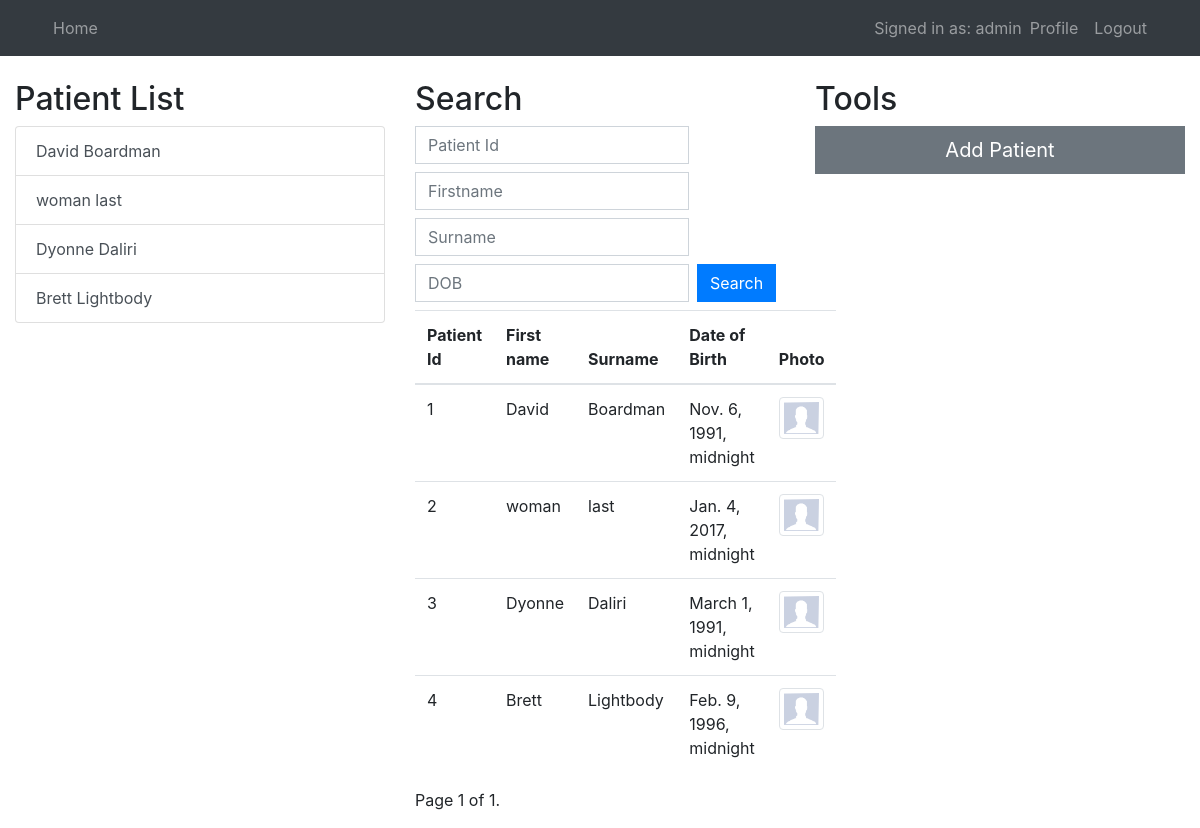
Page /home/ (signed in) on the earlier database version.
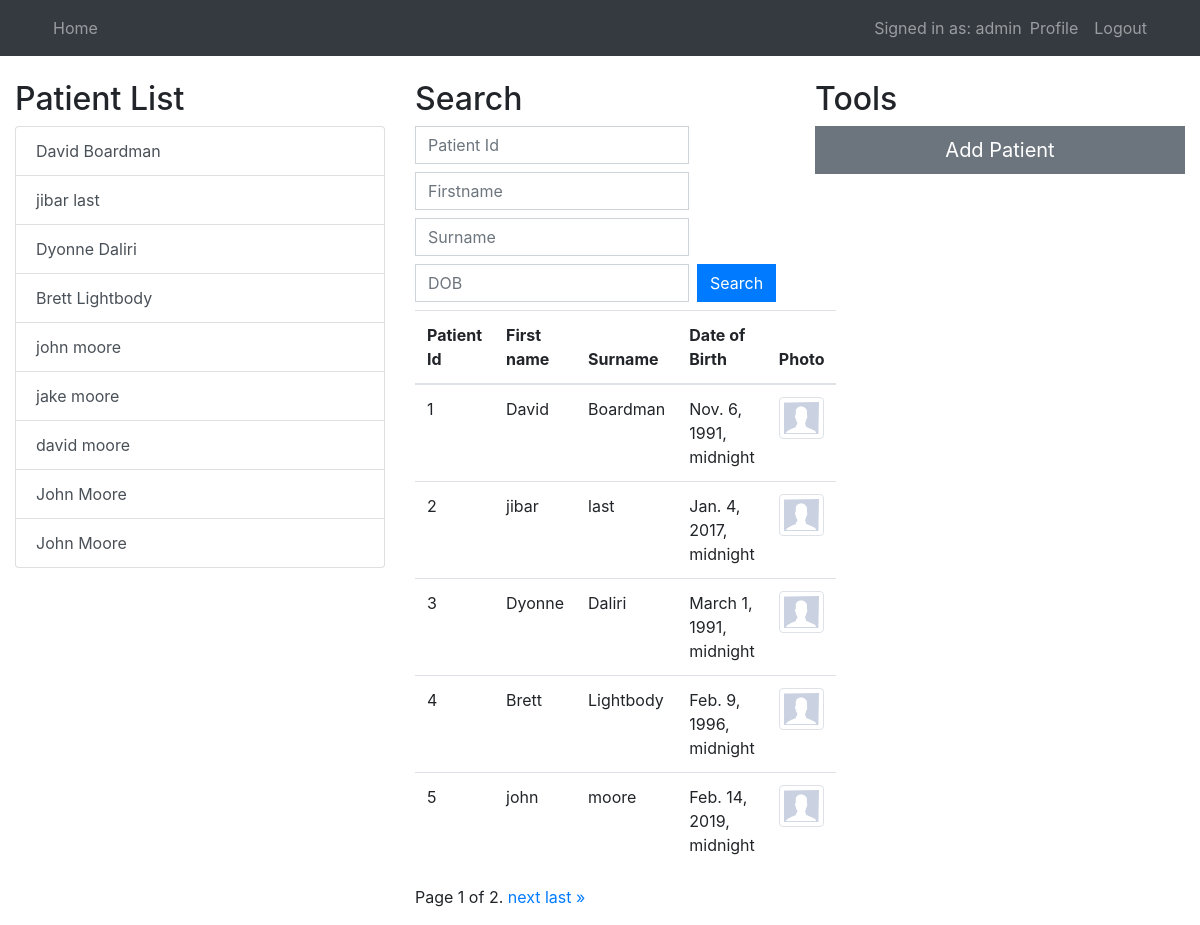
Same page on the later database version.
### users/models.py (models this page shows, shortened)
class PersonalDetails(models.Model):
    patienttitle = models.CharField(max_length=4, choices=TITLE_CHOICES, verbose_name='Title')
    patientuniqueid = models.CharField(unique=True, max_length=10, verbose_name='Patient ID')
    patientfirstname = models.CharField(max_length=256, verbose_name='First Name')
    patientlastname = models.CharField(max_length=256, verbose_name='Last Name')
    patientpreferredname = models.CharField(max_length=256, blank=True, verbose_name='Preferred name')
    dateofbirth = models.DateTimeField(verbose_name='DOB')
    gender = models.CharField(max_length=256, choices=GENDER_CHOICES, verbose_name='Gender')
    weight = models.CharField(max_length=256, blank=True, verbose_name='Weight')
    height = models.CharField(max_length=256, blank=True, verbose_name='Height')
    address = models.CharField(max_length=256, verbose_name='Address')
    bmi = models.CharField(max_length=256, blank=True, verbose_name='BMI')
    phonenumber = models.CharField(max_length=256, blank=True, verbose_name='Phone Number')
    email = models.CharField(max_length=256, blank=True, verbose_name='Email')
    dnr = models.NullBooleanField(null=True, blank=True, verbose_name='DNR')
    wardlocation = models.CharField(max_length=256, blank=True, verbose_name='Ward Location')
    photo = models.ImageField(default='default.png', upload_to='profile_pics', blank=True, verbose_name='Photo')

### mysite/views.py (the view)
# urls.py: path('', views.home, name ='mysite-home'),
@login_required()
def home(request):
    personal_patient_list = PersonalDetails.objects.all()
    patient_list = PersonalDetails.objects.all()
    query_id = request.GET.get('patient_id')
    query_firstname = request.GET.get('patient_firstname')
    query_surname = request.GET.get('patient_surname')
    query_dob = request.GET.get('patient_dob')
    if query_id:
        patient_list = patient_list.filter(id=query_id)
    if query_firstname:
        patient_list = patient_list.filter(patientfirstname__icontains=query_firstname)
    if query_surname:
        patient_list = patient_list.filter(patientlastname__icontains=query_surname)
    if query_dob:
        patient_list = patient_list.filter(dateofbirth__in=query_dob)
    paginator = Paginator(patient_list, 5)  # Show 25 contacts per page
    page = request.GET.get('page')
    patients = paginator.get_page(page)
    context = {
        'patients': patients,
        'personal_patient_list': personal_patient_list,
        'title': 'Home'
    }
    return render(request, 'mysite/home.html', context)

### mysite/templates/mysite/home.html (shortened to what this page needs)
{% extends "mysite/search.html" %}
{% block content %}
    <br>
        <div class="row">
            <div class="col-sm-4">
            <h2>Patient List</h2>
                <div class="list-group">
                    {% for patient in personal_patient_list %}
                        <a href="patient/{{patient.id}}" class="list-group-item list-group-item-action">{{ patient.patientfirstname }} {{ patient.patientlastname }}</a>
                    {% endfor %}
                </div>
            </div>
            <div class="col-sm-4">
                <h2>Search</h2>
                <div class="form-group">
                    <form method="GET" action='' class="form-inline">
                                <input type="text" name="patient_id" id="search-id" class="form-control mb-2 mr-sm-2"  placeholder="Patient Id" value="{{ request.GET.patient_id }}">
                                <input type="text" name="patient_firstname" id="search-firstname" class="form-control mb-2 mr-sm-2"  placeholder="Firstname" value="{{ request.GET.patient_firstname }}">
                                <input type="text" name="patient_surname" id="search-surname" class="form-control mb-2 mr-sm-2"  placeholder="Surname" value="{{ request.GET.patient_surname }}">
                                <input type="text" name="patient_dob" id="search-dob" class="form-control mb-2 mr-sm-2"  placeholder="DOB" value="{{ request.GET.patient_id }}">
                                <input type="submit" value="Search" class="form-control btn btn-primary mb-2 mr-sm-2">
                        </form>
                        <table class="table table-hover">
                            <thead>
                                <tr>
                                    <th scope="col">Patient Id</th>
                                    <th scope="col">First name</th>
                                    <th scope="col">Surname</th>
                                    <th scope="col">Date of Birth</th>
                                    <th scope="col">Photo</th>
                                </tr>
                            </thead>
                            <tbody>
                            {% for search in patients %}
                                <tr  class="clickable-tr" href="patient/{{search.id}}" >
                                    <td scope="row">{{ search.id }}</td>
                                    <td scope="row">{{ search.patientfirstname }}</td>
                                    <td scope="row">{{ search.patientlastname }}</td>
                                    <td scope="row">{{ search.dateofbirth }}</td>
                                    <td scope="row"><img class="img-thumbnail rounded" src="{{ search.photo.url }}"></td>
                                </tr>
                            {% endfor %}
                            </tbody>
                        </table>
                <div class="pagination">
                <span class="step-links">
                    <span class="current">
                        Page {{ patients.number }} of {{ patients.paginator.num_pages }}.
                    </span>
                    {% if patients.has_next %}
                        <a href="?page={{ patients.next_page_number }}">next</a>
                        <a href="?page={{ patients.paginator.num_pages }}">last &raquo;</a>
                    {% endif %}
                </span>
                </div>
                </div>
            </div>
            <div class="col-sm-4">
                <h2>Tools</h2>
                <a class="btn btn-secondary btn-lg btn-block" href="{% url 'add-patient' %}">Add Patient
                </a>
            </div>
<br>
{% endblock content %}

Differences in the rows shown:
changed PersonalDetails "last": patientfirstname "woman" → "jibar"
added PersonalDetails: patientfirstname "john", patientlastname "moore", id "5", dateofbirth "Feb. 14, 2019, midnight", photo (placeholder picture)
added PersonalDetails: patientfirstname "jake", patientlastname "moore", shown under "Patient List"
added PersonalDetails: patientfirstname "david", patientlastname "moore", shown under "Patient List"
added PersonalDetails: patientfirstname "John", patientlastname "Moore", shown under "Patient List"
added PersonalDetails: patientfirstname "John", patientlastname "Moore", shown under "Patient List"
Other differences:
{{ patients.paginator.num_pages }}: "1" → "2"
text now shown: "next last »"
